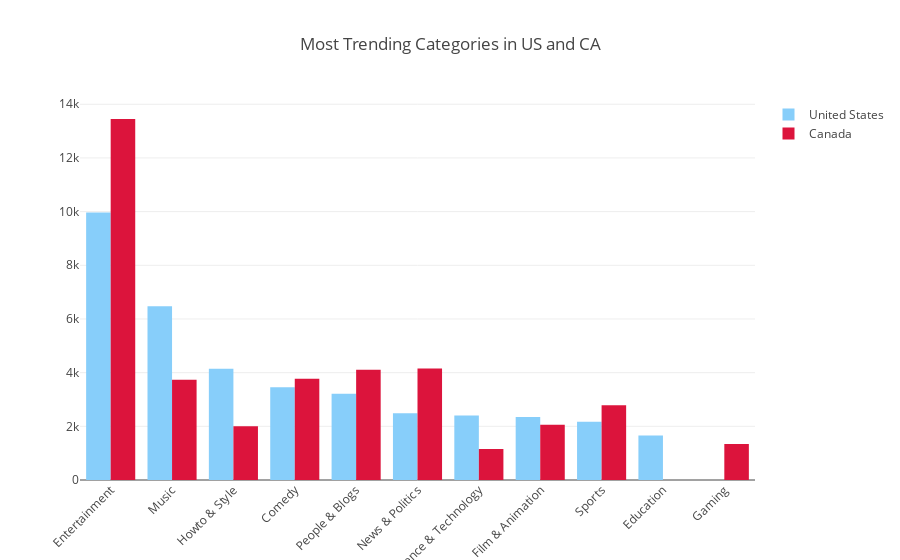

Write notebook code for a chart like this one.
### Code cell
fig = go.Figure()
fig.add_trace(go.Bar(x=most_trending_cat_us['Category'], y=most_trending_cat_us['Counts'],
                     name='United States', marker_color='lightskyblue'))
fig.add_trace(go.Bar(x=most_trending_cat_ca['Category'], y=most_trending_cat_ca['Counts'],
                     name='Canada', marker_color='crimson'))

fig.update_layout(barmode='group', xaxis_tickangle=-45, template='none',
                 title='Most Trending Categories in US and CA')
fig.show()

### Figure 1 — Plotly figure (JSON) as saved in the notebook; plotly's stock layout.template omitted (floating-point values rounded to 4 significant figures)
{"data": [{"marker": {"color": "lightskyblue"}, "name": "United States", "type": "bar", "x": ["Entertainment", "Music", "Howto & Style", "Comedy", "People & Blogs", "News & Politics", "Science & Technology", "Film & Animation", "Sports", "Education"], "y": [9964, 6472, 4146, 3457, 3210, 2487, 2401, 2345, 2174, 1656]}, {"marker": {"color": "crimson"}, "name": "Canada", "type": "bar", "x": ["Entertainment", "News & Politics", "People & Blogs", "Comedy", "Music", "Sports", "Film & Animation", "Howto & Style", "Gaming", "Science & Technology"], "y": [13451, 4159, 4105, 3773, 3731, 2787, 2060, 2007, 1344, 1155]}], "layout": {"barmode": "group", "title": {"text": "Most Trending Categories in US and CA"}, "xaxis": {"tickangle": -45}}}
